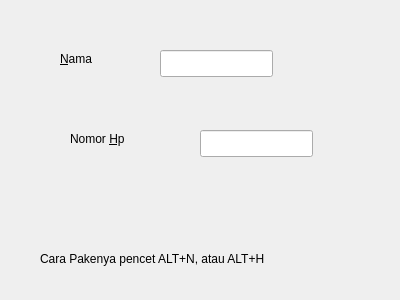
<?xml version="1.0" encoding="UTF-8"?>
<ui version="4.0">
 <class>Dialog</class>
 <widget class="QDialog" name="Dialog">
  <property name="geometry">
   <rect>
    <x>0</x>
    <y>0</y>
    <width>400</width>
    <height>300</height>
   </rect>
  </property>
  <property name="windowTitle">
   <string>Dialog</string>
  </property>
  <widget class="QLineEdit" name="lineEdit1">
   <property name="geometry">
    <rect>
     <x>160</x>
     <y>50</y>
     <width>113</width>
     <height>27</height>
    </rect>
   </property>
  </widget>
  <widget class="QLineEdit" name="lineEdit2">
   <property name="geometry">
    <rect>
     <x>200</x>
     <y>130</y>
     <width>113</width>
     <height>27</height>
    </rect>
   </property>
  </widget>
  <widget class="QLabel" name="label1">
   <property name="geometry">
    <rect>
     <x>60</x>
     <y>50</y>
     <width>67</width>
     <height>17</height>
    </rect>
   </property>
   <property name="text">
    <string>&amp;Nama</string>
   </property>
   <property name="buddy">
    <cstring>lineEdit1</cstring>
   </property>
  </widget>
  <widget class="QLabel" name="label2">
   <property name="geometry">
    <rect>
     <x>70</x>
     <y>130</y>
     <width>81</width>
     <height>17</height>
    </rect>
   </property>
   <property name="text">
    <string>Nomor &amp;Hp</string>
   </property>
   <property name="buddy">
    <cstring>lineEdit2</cstring>
   </property>
  </widget>
  <widget class="QLabel" name="label">
   <property name="geometry">
    <rect>
     <x>40</x>
     <y>250</y>
     <width>271</width>
     <height>17</height>
    </rect>
   </property>
   <property name="text">
    <string>Cara Pakenya pencet ALT+N, atau ALT+H</string>
   </property>
  </widget>
 </widget>
 <resources/>
 <connections/>
</ui>
